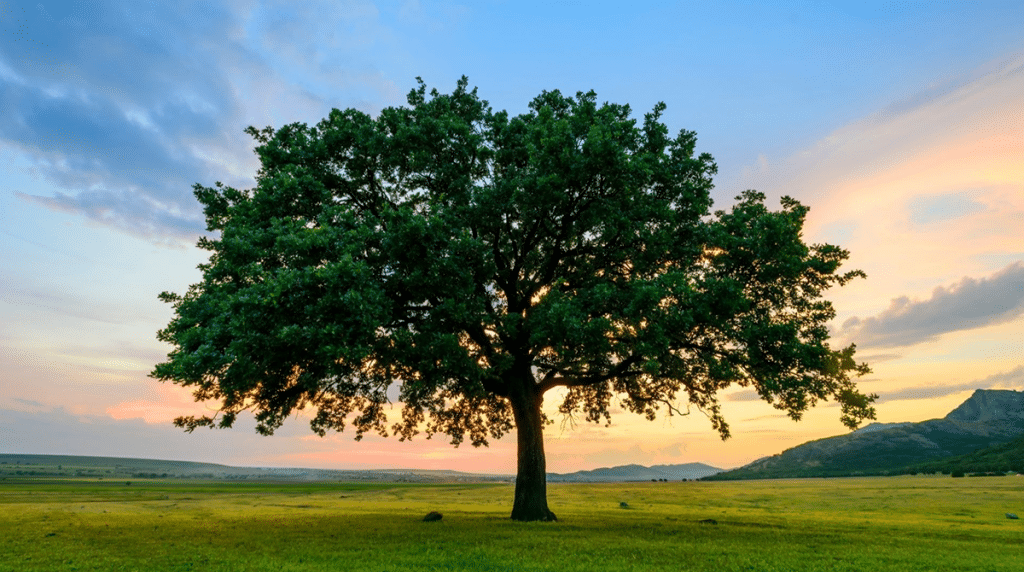
#> input picture CV practicals/11/11.webp, 1024 x 572 px
$ python 11.py
#> lines starting #> are read from the running program, lines starting #| are printed output that depends on the picture
import cv2
image = cv2.imread("11.webp")
#> image is the input picture: shape (572, 1024, 3); mean B, G, R 112.4, 128.5, 113.7
flipped_image = cv2.flip(image, 1)
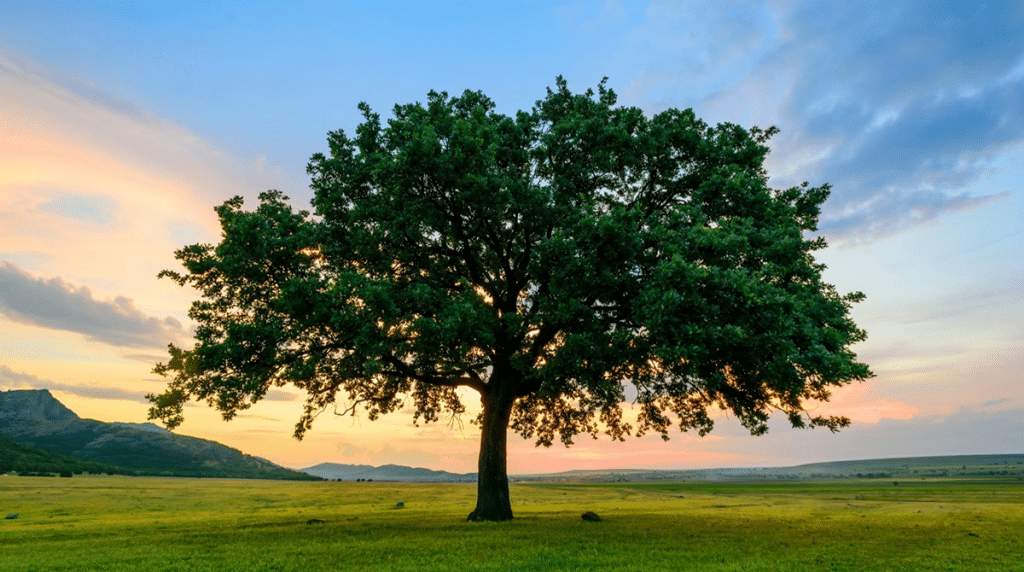
#> flipped_image: shape (572, 1024, 3); mean B, G, R 112.4, 128.5, 113.7
rotated_image = cv2.rotate(flipped_image, cv2.ROTATE_180)
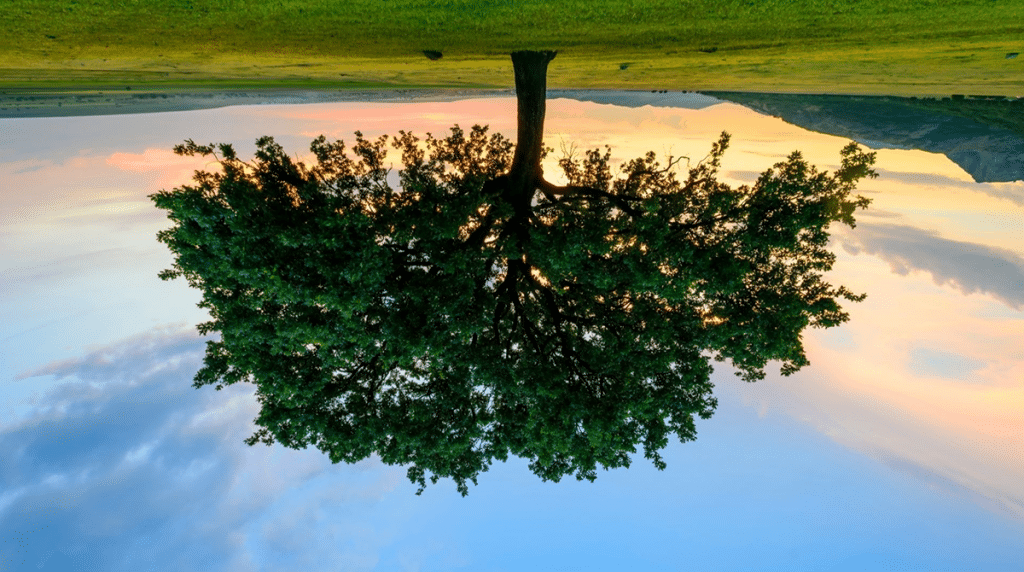
#> rotated_image: shape (572, 1024, 3); mean B, G, R 112.4, 128.5, 113.7
cv2.imshow("Original Image", image)
cv2.imshow("Rotated 180-degree Clockwise Along Y-axis", rotated_image)
cv2.imwrite("rotated_image.jpg", rotated_image)
cv2.waitKey(0)
cv2.destroyAllWindows()
